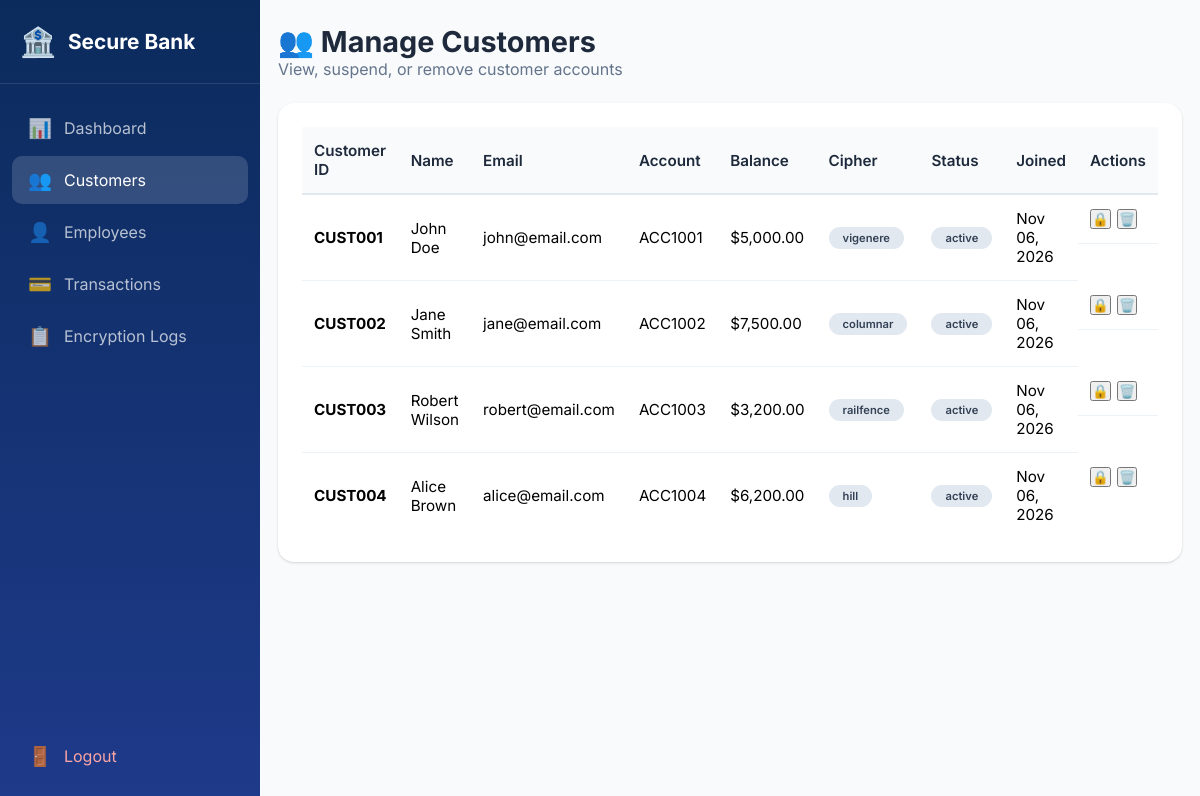
The page /admin/customers.php (signed in) on the database its author committed.
### tables this page shows
CREATE TABLE customers (
    id INT PRIMARY KEY AUTO_INCREMENT,
    customer_id VARCHAR(20) UNIQUE NOT NULL,
    full_name VARCHAR(100) NOT NULL,
    email VARCHAR(100) UNIQUE NOT NULL,
    phone VARCHAR(20),
    password_hash VARCHAR(255) NOT NULL,
    account_number VARCHAR(20) UNIQUE NOT NULL,
    balance DECIMAL(15,2) DEFAULT 0.00,
    cipher_type ENUM('vigenere', 'columnar', 'railfence', 'hill') DEFAULT 'vigenere',
    cipher_key VARCHAR(50) NOT NULL,
    private_note TEXT,
    created_at TIMESTAMP DEFAULT CURRENT_TIMESTAMP,
    status ENUM('active', 'inactive', 'suspended') DEFAULT 'active'
);

### admin/customers.php (the view, shortened to what this page needs)
<?php
$db = new Database();
$conn = $db->getConnection();
$stmt = $conn->query("SELECT * FROM customers ORDER BY created_at DESC");
$customers = $stmt->fetchAll();
?>
<!DOCTYPE html>
<html lang="en">
<head>
    <link rel="stylesheet" href="../css/style.css">
    <link rel="stylesheet" href="../css/dashboard.css">
    <link rel="stylesheet" href="../css/admin.css">
</head>
<body>
    <div class="sidebar">
        <div class="sidebar-brand">
            <span class="brand-icon">🏦</span>
            <span>Secure Bank</span>
        </div>
        <nav class="sidebar-nav">
            <a href="dashboard.php">
                <span class="nav-icon">📊</span>
                <span>Dashboard</span>
            </a>
            <a href="customers.php" class="active">
                <span class="nav-icon">👥</span>
                <span>Customers</span>
            </a>
            <a href="employees.php">
                <span class="nav-icon">👤</span>
                <span>Employees</span>
            </a>
            <a href="transactions.php">
                <span class="nav-icon">💳</span>
                <span>Transactions</span>
            </a>
            <a href="logs.php">
                <span class="nav-icon">📋</span>
                <span>Encryption Logs</span>
            </a>
            <a href="../auth/logout.php" class="logout">
                <span class="nav-icon">🚪</span>
                <span>Logout</span>
            </a>
        </nav>
    </div>
    <div class="main-content">
        <header class="page-header">
            <div>
                <h1>👥 Manage Customers</h1>
                <p>View, suspend, or remove customer accounts</p>
            </div>
        </header>
        <div class="panel">
            <div class="table-responsive">
                <table>
                    <thead>
                        <tr>
                            <th>Customer ID</th>
                            <th>Name</th>
                            <th>Email</th>
                            <th>Account</th>
                            <th>Balance</th>
                            <th>Cipher</th>
                            <th>Status</th>
                            <th>Joined</th>
                            <th>Actions</th>
                        </tr>
                    </thead>
                    <tbody>
                        <?php if (empty($customers)): ?>
                        <tr><td colspan="9" class="text-center">No customers found</td></tr>
                        <?php else: foreach ($customers as $c): ?>
                        <tr>
                            <td><strong><?= htmlspecialchars($c['customer_id']) ?></strong></td>
                            <td><?= htmlspecialchars($c['full_name']) ?></td>
                            <td><?= htmlspecialchars($c['email']) ?></td>
                            <td><?= htmlspecialchars($c['account_number']) ?></td>
                            <td class="positive">$<?= number_format($c['balance'], 2) ?></td>
                            <td><span class="badge"><?= htmlspecialchars($c['cipher_type']) ?></span></td>
                            <td><span class="badge badge-<?= $c['status'] ?>"><?= $c['status'] ?></span></td>
                            <td><?= date('M d, Y', strtotime($c['created_at'])) ?></td>
                            <td class="action-buttons">
                                <button class="btn-sm btn-toggle" onclick="toggleCustomerStatus(<?= $c['id'] ?>, '<?= $c['status'] ?>')">
                                    <?= $c['status'] === 'active' ? '🔒' : '🔓' ?>
                                </button>
                                <button class="btn-sm btn-delete" onclick="deleteCustomer(<?= $c['id'] ?>)">🗑️</button>
                            </td>
                        </tr>
                        <?php endforeach; endif; ?>
                    </tbody>
                </table>
            </div>
        </div>
    </div>
</body>
</html>

### css/style.css (style rules this page uses)
:root { --primary: #1e3a8a; --primary-dark: #0b2b5c; --primary-light: #3b5fc4; --gray-50: #f8fafc; --gray-100: #f1f5f9; --gray-200: #e2e8f0; --gray-400: #94a3b8; --gray-500: #64748b; --gray-600: #475569; --gray-800: #1e293b; --success: #16a34a; --warning: #f59e0b; --danger: #dc2626; --shadow: 0 1px 3px rgba(0, 0, 0, 0.1), 0 1px 2px rgba(0, 0, 0, 0.06); --shadow-lg: 0 10px 15px -3px rgba(0, 0, 0, 0.1), 0 4px 6px -2px rgba(0, 0, 0, 0.05); }
* { box-sizing: border-box; margin: 0; padding: 0; font-family: 'Inter', -apple-system, BlinkMacSystemFont, 'Segoe UI', Roboto, sans-serif; }
body { background: #f0f4fa; min-height: 100vh; display: flex; justify-content: center; align-items: center; }
.badge { background: #e2e8f0; padding: 4px 14px; border-radius: 40px; font-size: 0.7rem; font-weight: 600; color: #334155; display: inline-block; }
table { width: 100%; border-collapse: collapse; font-size: 0.95rem; }
th { background: #f8fafc; padding: 14px 12px; text-align: left; font-weight: 600; color: #1e293b; border-bottom: 2px solid #e2e8f0; }
td { padding: 14px 12px; border-bottom: 1px solid #edf2f7; vertical-align: middle; }
tr:last-child td { border-bottom: none; }

### css/dashboard.css (style rules this page uses)
.sidebar { position: fixed; left: 0; top: 0; bottom: 0; width: 260px; background: linear-gradient(180deg, var(--primary-dark), var(--primary)); color: white; display: flex; flex-direction: column; z-index: 100; transition: all 0.3s ease; }
.sidebar-brand { padding: 24px 20px; display: flex; align-items: center; gap: 12px; font-size: 1.3rem; font-weight: 700; border-bottom: 1px solid rgba(255, 255, 255, 0.1); }
.brand-icon { font-size: 1.8rem; }
.sidebar-nav { flex: 1; padding: 20px 12px; display: flex; flex-direction: column; gap: 4px; }
.sidebar-nav a { display: flex; align-items: center; gap: 12px; padding: 12px 16px; border-radius: 10px; color: rgba(255, 255, 255, 0.7); text-decoration: none; transition: all 0.3s ease; }
.sidebar-nav a.active { background: rgba(255, 255, 255, 0.15); color: white; }
.sidebar-nav a.logout { margin-top: auto; color: #fca5a5; }
.nav-icon { font-size: 1.2rem; }
.main-content { margin-left: 260px; padding: 24px 32px; min-height: 100vh; background: var(--gray-50); }
.page-header { display: flex; justify-content: space-between; align-items: center; margin-bottom: 24px; }
.page-header h1 { font-size: 1.8rem; font-weight: 700; color: var(--gray-800); }
.page-header p { color: var(--gray-500); }
.panel { background: white; border-radius: 16px; padding: 24px; box-shadow: var(--shadow); margin-bottom: 24px; }
.action-buttons { display: flex; gap: 6px; flex-wrap: wrap; }

### rows shown on the page
customers: customer "CUST001", full_name "John Doe", email "john@email.com", account_number "ACC1001", balance "5,000.00", cipher_type "vigenere", status "active", created_at "Nov 06, 2026"
customers: customer "CUST002", full_name "Jane Smith", email "jane@email.com", account_number "ACC1002", balance "7,500.00", cipher_type "columnar", status "active", created_at "Nov 06, 2026"
customers: customer "CUST003", full_name "Robert Wilson", email "robert@email.com", account_number "ACC1003", balance "3,200.00", cipher_type "railfence", status "active", created_at "Nov 06, 2026"
customers: customer "CUST004", full_name "Alice Brown", email "alice@email.com", account_number "ACC1004", balance "6,200.00", cipher_type "hill", status "active", created_at "Nov 06, 2026"
